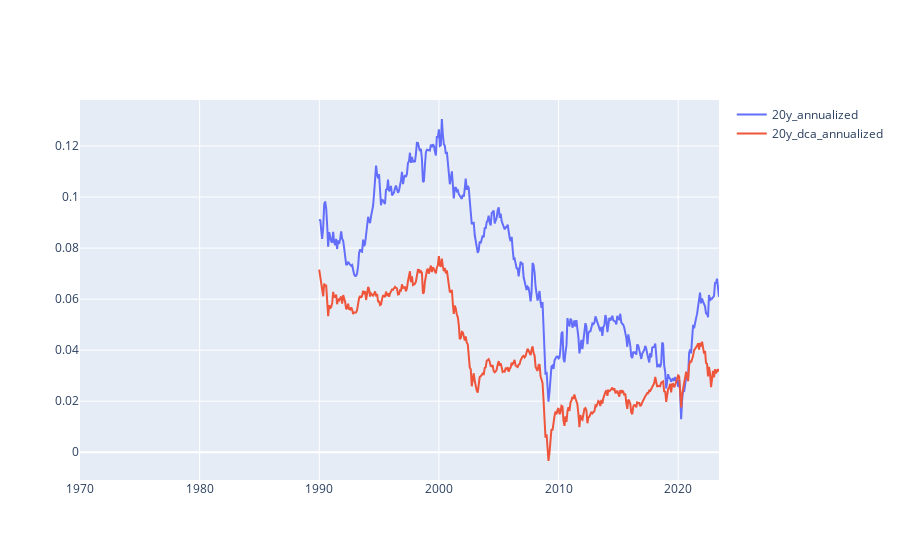

Notebook code for this chart:
### Code cell
go.Figure(
    [
        go.Scatter(
            x=df['date'],
            y=df[column],
            name=column,
            mode='lines'
            )
        for column in ['20y_annualized', '20y_dca_annualized']
    ]
)

### Figure 1 — Plotly figure (JSON) as saved in the notebook; plotly's stock layout.template omitted (floating-point values rounded to 4 significant figures; data arrays with more than 128 entries replaced by an {"elided": "..."} marker saying what was removed)
{"data": [{"mode": "lines", "name": "20y_annualized", "type": "scatter", "x": {"elided": "642 str values"}, "y": {"elided": "642 float values"}}, {"mode": "lines", "name": "20y_dca_annualized", "type": "scatter", "x": {"elided": "642 str values"}, "y": {"elided": "642 float values"}}], "layout": {}}
